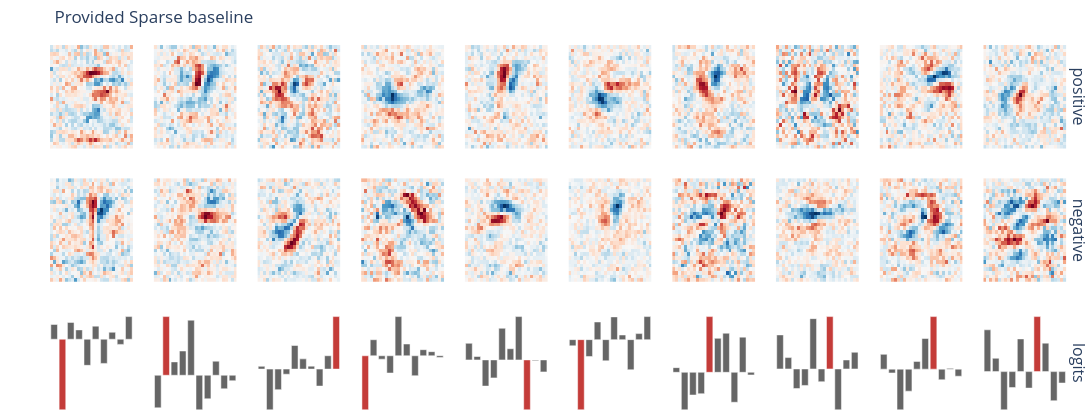

The cell this chart's notebook holds for it:
### Code cell
plus, minus, down, sigma = builtin.decompose()
fig = component_figure(plus.cpu(), minus.cpu(), down.cpu(), sigma.cpu(), k=10, title="Provided Sparse baseline")
save_fig(fig, "components_provided_sparse_baseline")

### Figure 1 — Plotly figure (JSON) as saved in the notebook; plotly's stock layout.template omitted (floating-point values rounded to 4 significant figures; data arrays with more than 128 entries replaced by an {"elided": "..."} marker saying what was removed)
{"data": [{"colorscale": [[0.0, "rgb(103,0,31)"], [0.1, "rgb(178,24,43)"], [0.2, "rgb(214,96,77)"], [0.3, "rgb(244,165,130)"], [0.4, "rgb(253,219,199)"], [0.5, "rgb(247,247,247)"], [0.6, "rgb(209,229,240)"], [0.7, "rgb(146,197,222)"], [0.8, "rgb(67,147,195)"], [0.9, "rgb(33,102,172)"], [1.0, "rgb(5,48,97)"]], "showscale": false, "type": "heatmap", "xaxis": "x", "yaxis": "y", "z": {"elided": "28x28 float values"}, "zmid": 0}, {"colorscale": [[0.0, "rgb(103,0,31)"], [0.1, "rgb(178,24,43)"], [0.2, "rgb(214,96,77)"], [0.3, "rgb(244,165,130)"], [0.4, "rgb(253,219,199)"], [0.5, "rgb(247,247,247)"], [0.6, "rgb(209,229,240)"], [0.7, "rgb(146,197,222)"], [0.8, "rgb(67,147,195)"], [0.9, "rgb(33,102,172)"], [1.0, "rgb(5,48,97)"]], "showscale": false, "type": "heatmap", "xaxis": "x11", "yaxis": "y11", "z": {"elided": "28x28 float values"}, "zmid": 0}, {"marker": {"color": ["#666666", "#c43c39", "#666666", "#666666", "#666666", "#666666", "#666666", "#666666", "#666666", "#666666"]}, "showlegend": false, "type": "bar", "xaxis": "x21", "y": [0.05415, -0.2587, 0.0617, 0.03427, -0.09566, 0.048, -0.08863, 0.02558, -0.01891, 0.08301], "yaxis": "y21"}, {"colorscale": [[0.0, "rgb(103,0,31)"], [0.1, "rgb(178,24,43)"], [0.2, "rgb(214,96,77)"], [0.3, "rgb(244,165,130)"], [0.4, "rgb(253,219,199)"], [0.5, "rgb(247,247,247)"], [0.6, "rgb(209,229,240)"], [0.7, "rgb(146,197,222)"], [0.8, "rgb(67,147,195)"], [0.9, "rgb(33,102,172)"], [1.0, "rgb(5,48,97)"]], "showscale": false, "type": "heatmap", "xaxis": "x2", "yaxis": "y2", "z": {"elided": "28x28 float values"}, "zmid": 0}, {"colorscale": [[0.0, "rgb(103,0,31)"], [0.1, "rgb(178,24,43)"], [0.2, "rgb(214,96,77)"], [0.3, "rgb(244,165,130)"], [0.4, "rgb(253,219,199)"], [0.5, "rgb(247,247,247)"], [0.6, "rgb(209,229,240)"], [0.7, "rgb(146,197,222)"], [0.8, "rgb(67,147,195)"], [0.9, "rgb(33,102,172)"], [1.0, "rgb(5,48,97)"]], "showscale": false, "type": "heatmap", "xaxis": "x12", "yaxis": "y12", "z": {"elided": "28x28 float values"}, "zmid": 0}, {"marker": {"color": ["#666666", "#c43c39", "#666666", "#666666", "#666666", "#666666", "#666666", "#666666", "#666666", "#666666"]}, "showlegend": false, "type": "bar", "xaxis": "x22", "y": [-0.09346, 0.1683, 0.03833, 0.06955, 0.1579, -0.0991, -0.0675, 0.04032, -0.03878, -0.01568], "yaxis": "y22"}, {"colorscale": [[0.0, "rgb(103,0,31)"], [0.1, "rgb(178,24,43)"], [0.2, "rgb(214,96,77)"], [0.3, "rgb(244,165,130)"], [0.4, "rgb(253,219,199)"], [0.5, "rgb(247,247,247)"], [0.6, "rgb(209,229,240)"], [0.7, "rgb(146,197,222)"], [0.8, "rgb(67,147,195)"], [0.9, "rgb(33,102,172)"], [1.0, "rgb(5,48,97)"]], "showscale": false, "type": "heatmap", "xaxis": "x3", "yaxis": "y3", "z": {"elided": "28x28 float values"}, "zmid": 0}, {"colorscale": [[0.0, "rgb(103,0,31)"], [0.1, "rgb(178,24,43)"], [0.2, "rgb(214,96,77)"], [0.3, "rgb(244,165,130)"], [0.4, "rgb(253,219,199)"], [0.5, "rgb(247,247,247)"], [0.6, "rgb(209,229,240)"], [0.7, "rgb(146,197,222)"], [0.8, "rgb(67,147,195)"], [0.9, "rgb(33,102,172)"], [1.0, "rgb(5,48,97)"]], "showscale": false, "type": "heatmap", "xaxis": "x13", "yaxis": "y13", "z": {"elided": "28x28 float values"}, "zmid": 0}, {"marker": {"color": ["#666666", "#666666", "#666666", "#666666", "#666666", "#666666", "#666666", "#666666", "#666666", "#c43c39"]}, "showlegend": false, "type": "bar", "xaxis": "x23", "y": [0.009587, -0.1427, -0.072, -0.01796, 0.08269, 0.03584, 0.01032, -0.05957, 0.04669, 0.184], "yaxis": "y23"}, {"colorscale": [[0.0, "rgb(103,0,31)"], [0.1, "rgb(178,24,43)"], [0.2, "rgb(214,96,77)"], [0.3, "rgb(244,165,130)"], [0.4, "rgb(253,219,199)"], [0.5, "rgb(247,247,247)"], [0.6, "rgb(209,229,240)"], [0.7, "rgb(146,197,222)"], [0.8, "rgb(67,147,195)"], [0.9, "rgb(33,102,172)"], [1.0, "rgb(5,48,97)"]], "showscale": false, "type": "heatmap", "xaxis": "x4", "yaxis": "y4", "z": {"elided": "28x28 float values"}, "zmid": 0}, {"colorscale": [[0.0, "rgb(103,0,31)"], [0.1, "rgb(178,24,43)"], [0.2, "rgb(214,96,77)"], [0.3, "rgb(244,165,130)"], [0.4, "rgb(253,219,199)"], [0.5, "rgb(247,247,247)"], [0.6, "rgb(209,229,240)"], [0.7, "rgb(146,197,222)"], [0.8, "rgb(67,147,195)"], [0.9, "rgb(33,102,172)"], [1.0, "rgb(5,48,97)"]], "showscale": false, "type": "heatmap", "xaxis": "x14", "yaxis": "y14", "z": {"elided": "28x28 float values"}, "zmid": 0}, {"marker": {"color": ["#c43c39", "#666666", "#666666", "#666666", "#666666", "#666666", "#666666", "#666666", "#666666", "#666666"]}, "showlegend": false, "type": "bar", "xaxis": "x24", "y": [-0.1523, 0.04522, -0.009603, -0.04863, 0.1105, 0.03308, -0.05624, 0.01711, 0.01159, -0.004939], "yaxis": "y24"}, {"colorscale": [[0.0, "rgb(103,0,31)"], [0.1, "rgb(178,24,43)"], [0.2, "rgb(214,96,77)"], [0.3, "rgb(244,165,130)"], [0.4, "rgb(253,219,199)"], [0.5, "rgb(247,247,247)"], [0.6, "rgb(209,229,240)"], [0.7, "rgb(146,197,222)"], [0.8, "rgb(67,147,195)"], [0.9, "rgb(33,102,172)"], [1.0, "rgb(5,48,97)"]], "showscale": false, "type": "heatmap", "xaxis": "x5", "yaxis": "y5", "z": {"elided": "28x28 float values"}, "zmid": 0}, {"colorscale": [[0.0, "rgb(103,0,31)"], [0.1, "rgb(178,24,43)"], [0.2, "rgb(214,96,77)"], [0.3, "rgb(244,165,130)"], [0.4, "rgb(253,219,199)"], [0.5, "rgb(247,247,247)"], [0.6, "rgb(209,229,240)"], [0.7, "rgb(146,197,222)"], [0.8, "rgb(67,147,195)"], [0.9, "rgb(33,102,172)"], [1.0, "rgb(5,48,97)"]], "showscale": false, "type": "heatmap", "xaxis": "x15", "yaxis": "y15", "z": {"elided": "28x28 float values"}, "zmid": 0}, {"marker": {"color": ["#666666", "#666666", "#666666", "#666666", "#666666", "#666666", "#666666", "#c43c39", "#666666", "#666666"]}, "showlegend": false, "type": "bar", "xaxis": "x25", "y": [0.06433, 0.01324, -0.1013, -0.06953, 0.1225, 0.04333, 0.1678, -0.1932, -0.002928, -0.04633], "yaxis": "y25"}, {"colorscale": [[0.0, "rgb(103,0,31)"], [0.1, "rgb(178,24,43)"], [0.2, "rgb(214,96,77)"], [0.3, "rgb(244,165,130)"], [0.4, "rgb(253,219,199)"], [0.5, "rgb(247,247,247)"], [0.6, "rgb(209,229,240)"], [0.7, "rgb(146,197,222)"], [0.8, "rgb(67,147,195)"], [0.9, "rgb(33,102,172)"], [1.0, "rgb(5,48,97)"]], "showscale": false, "type": "heatmap", "xaxis": "x6", "yaxis": "y6", "z": {"elided": "28x28 float values"}, "zmid": 0}, {"colorscale": [[0.0, "rgb(103,0,31)"], [0.1, "rgb(178,24,43)"], [0.2, "rgb(214,96,77)"], [0.3, "rgb(244,165,130)"], [0.4, "rgb(253,219,199)"], [0.5, "rgb(247,247,247)"], [0.6, "rgb(209,229,240)"], [0.7, "rgb(146,197,222)"], [0.8, "rgb(67,147,195)"], [0.9, "rgb(33,102,172)"], [1.0, "rgb(5,48,97)"]], "showscale": false, "type": "heatmap", "xaxis": "x16", "yaxis": "y16", "z": {"elided": "28x28 float values"}, "zmid": 0}, {"marker": {"color": ["#666666", "#c43c39", "#666666", "#666666", "#666666", "#666666", "#666666", "#666666", "#666666", "#666666"]}, "showlegend": false, "type": "bar", "xaxis": "x26", "y": [-0.02524, -0.2863, -0.06872, 0.07194, -0.08644, 0.09282, 0.01885, -0.123, 0.02461, 0.09403], "yaxis": "y26"}, {"colorscale": [[0.0, "rgb(103,0,31)"], [0.1, "rgb(178,24,43)"], [0.2, "rgb(214,96,77)"], [0.3, "rgb(244,165,130)"], [0.4, "rgb(253,219,199)"], [0.5, "rgb(247,247,247)"], [0.6, "rgb(209,229,240)"], [0.7, "rgb(146,197,222)"], [0.8, "rgb(67,147,195)"], [0.9, "rgb(33,102,172)"], [1.0, "rgb(5,48,97)"]], "showscale": false, "type": "heatmap", "xaxis": "x7", "yaxis": "y7", "z": {"elided": "28x28 float values"}, "zmid": 0}, {"colorscale": [[0.0, "rgb(103,0,31)"], [0.1, "rgb(178,24,43)"], [0.2, "rgb(214,96,77)"], [0.3, "rgb(244,165,130)"], [0.4, "rgb(253,219,199)"], [0.5, "rgb(247,247,247)"], [0.6, "rgb(209,229,240)"], [0.7, "rgb(146,197,222)"], [0.8, "rgb(67,147,195)"], [0.9, "rgb(33,102,172)"], [1.0, "rgb(5,48,97)"]], "showscale": false, "type": "heatmap", "xaxis": "x17", "yaxis": "y17", "z": {"elided": "28x28 float values"}, "zmid": 0}, {"marker": {"color": ["#666666", "#666666", "#666666", "#666666", "#c43c39", "#666666", "#666666", "#666666", "#666666", "#666666"]}, "showlegend": false, "type": "bar", "xaxis": "x27", "y": [0.01608, -0.1288, -0.07799, -0.07351, 0.1913, 0.1167, 0.1341, -0.1028, 0.1207, -0.009098], "yaxis": "y27"}, {"colorscale": [[0.0, "rgb(103,0,31)"], [0.1, "rgb(178,24,43)"], [0.2, "rgb(214,96,77)"], [0.3, "rgb(244,165,130)"], [0.4, "rgb(253,219,199)"], [0.5, "rgb(247,247,247)"], [0.6, "rgb(209,229,240)"], [0.7, "rgb(146,197,222)"], [0.8, "rgb(67,147,195)"], [0.9, "rgb(33,102,172)"], [1.0, "rgb(5,48,97)"]], "showscale": false, "type": "heatmap", "xaxis": "x8", "yaxis": "y8", "z": {"elided": "28x28 float values"}, "zmid": 0}, {"colorscale": [[0.0, "rgb(103,0,31)"], [0.1, "rgb(178,24,43)"], [0.2, "rgb(214,96,77)"], [0.3, "rgb(244,165,130)"], [0.4, "rgb(253,219,199)"], [0.5, "rgb(247,247,247)"], [0.6, "rgb(209,229,240)"], [0.7, "rgb(146,197,222)"], [0.8, "rgb(67,147,195)"], [0.9, "rgb(33,102,172)"], [1.0, "rgb(5,48,97)"]], "showscale": false, "type": "heatmap", "xaxis": "x18", "yaxis": "y18", "z": {"elided": "28x28 float values"}, "zmid": 0}, {"marker": {"color": ["#666666", "#666666", "#666666", "#666666", "#666666", "#666666", "#c43c39", "#666666", "#666666", "#666666"]}, "showlegend": false, "type": "bar", "xaxis": "x28", "y": [0.08294, 0.0277, -0.04777, -0.04015, 0.1226, -0.03109, 0.1276, -0.09957, 0.02186, 0.04065], "yaxis": "y28"}, {"colorscale": [[0.0, "rgb(103,0,31)"], [0.1, "rgb(178,24,43)"], [0.2, "rgb(214,96,77)"], [0.3, "rgb(244,165,130)"], [0.4, "rgb(253,219,199)"], [0.5, "rgb(247,247,247)"], [0.6, "rgb(209,229,240)"], [0.7, "rgb(146,197,222)"], [0.8, "rgb(67,147,195)"], [0.9, "rgb(33,102,172)"], [1.0, "rgb(5,48,97)"]], "showscale": false, "type": "heatmap", "xaxis": "x9", "yaxis": "y9", "z": {"elided": "28x28 float values"}, "zmid": 0}, {"colorscale": [[0.0, "rgb(103,0,31)"], [0.1, "rgb(178,24,43)"], [0.2, "rgb(214,96,77)"], [0.3, "rgb(244,165,130)"], [0.4, "rgb(253,219,199)"], [0.5, "rgb(247,247,247)"], [0.6, "rgb(209,229,240)"], [0.7, "rgb(146,197,222)"], [0.8, "rgb(67,147,195)"], [0.9, "rgb(33,102,172)"], [1.0, "rgb(5,48,97)"]], "showscale": false, "type": "heatmap", "xaxis": "x19", "yaxis": "y19", "z": {"elided": "28x28 float values"}, "zmid": 0}, {"marker": {"color": ["#666666", "#666666", "#666666", "#666666", "#666666", "#666666", "#c43c39", "#666666", "#666666", "#666666"]}, "showlegend": false, "type": "bar", "xaxis": "x29", "y": [0.04934, -0.01267, -0.1356, -0.07335, 0.02585, 0.1021, 0.1752, -0.03536, 0.002742, -0.02344], "yaxis": "y29"}, {"colorscale": [[0.0, "rgb(103,0,31)"], [0.1, "rgb(178,24,43)"], [0.2, "rgb(214,96,77)"], [0.3, "rgb(244,165,130)"], [0.4, "rgb(253,219,199)"], [0.5, "rgb(247,247,247)"], [0.6, "rgb(209,229,240)"], [0.7, "rgb(146,197,222)"], [0.8, "rgb(67,147,195)"], [0.9, "rgb(33,102,172)"], [1.0, "rgb(5,48,97)"]], "showscale": false, "type": "heatmap", "xaxis": "x10", "yaxis": "y10", "z": {"elided": "28x28 float values"}, "zmid": 0}, {"colorscale": [[0.0, "rgb(103,0,31)"], [0.1, "rgb(178,24,43)"], [0.2, "rgb(214,96,77)"], [0.3, "rgb(244,165,130)"], [0.4, "rgb(253,219,199)"], [0.5, "rgb(247,247,247)"], [0.6, "rgb(209,229,240)"], [0.7, "rgb(146,197,222)"], [0.8, "rgb(67,147,195)"], [0.9, "rgb(33,102,172)"], [1.0, "rgb(5,48,97)"]], "showscale": false, "type": "heatmap", "xaxis": "x20", "yaxis": "y20", "z": {"elided": "28x28 float values"}, "zmid": 0}, {"marker": {"color": ["#666666", "#666666", "#666666", "#666666", "#666666", "#666666", "#c43c39", "#666666", "#666666", "#666666"]}, "showlegend": false, "type": "bar", "xaxis": "x30", "y": [0.1198, 0.03821, -0.1095, -0.04578, 0.09367, -0.04722, 0.1577, 0.08161, -0.08344, -0.03271], "yaxis": "y30"}], "layout": {"annotations": [{"font": {"size": 16}, "showarrow": false, "text": "positive", "textangle": 90, "x": 0.98, "xanchor": "left", "xref": "paper", "y": 0.86, "yanchor": "middle", "yref": "paper"}, {"font": {"size": 16}, "showarrow": false, "text": "negative", "textangle": 90, "x": 0.98, "xanchor": "left", "xref": "paper", "y": 0.5, "yanchor": "middle", "yref": "paper"}, {"font": {"size": 16}, "showarrow": false, "text": "logits", "textangle": 90, "x": 0.98, "xanchor": "left", "xref": "paper", "y": 0.14, "yanchor": "middle", "yref": "paper"}], "height": 420, "margin": {"b": 5, "l": 50, "r": 5, "t": 45}, "title": {"text": "Provided Sparse baseline"}, "width": 1250, "xaxis": {"anchor": "y", "domain": [0.0, 0.08], "visible": false}, "xaxis10": {"anchor": "y10", "domain": [0.9, 0.98], "visible": false}, "xaxis11": {"anchor": "y11", "domain": [0.0, 0.08], "visible": false}, "xaxis12": {"anchor": "y12", "domain": [0.1, 0.18], "visible": false}, "xaxis13": {"anchor": "y13", "domain": [0.2, 0.28], "visible": false}, "xaxis14": {"anchor": "y14", "domain": [0.3, 0.38], "visible": false}, "xaxis15": {"anchor": "y15", "domain": [0.4, 0.48], "visible": false}, "xaxis16": {"anchor": "y16", "domain": [0.5, 0.58], "visible": false}, "xaxis17": {"anchor": "y17", "domain": [0.6, 0.68], "visible": false}, "xaxis18": {"anchor": "y18", "domain": [0.7, 0.78], "visible": false}, "xaxis19": {"anchor": "y19", "domain": [0.8, 0.88], "visible": false}, "xaxis2": {"anchor": "y2", "domain": [0.1, 0.18], "visible": false}, "xaxis20": {"anchor": "y20", "domain": [0.9, 0.98], "visible": false}, "xaxis21": {"anchor": "y21", "domain": [0.0, 0.08], "visible": false}, "xaxis22": {"anchor": "y22", "domain": [0.1, 0.18], "visible": false}, "xaxis23": {"anchor": "y23", "domain": [0.2, 0.28], "visible": false}, "xaxis24": {"anchor": "y24", "domain": [0.3, 0.38], "visible": false}, "xaxis25": {"anchor": "y25", "domain": [0.4, 0.48], "visible": false}, "xaxis26": {"anchor": "y26", "domain": [0.5, 0.58], "visible": false}, "xaxis27": {"anchor": "y27", "domain": [0.6, 0.68], "visible": false}, "xaxis28": {"anchor": "y28", "domain": [0.7, 0.78], "visible": false}, "xaxis29": {"anchor": "y29", "domain": [0.8, 0.88], "visible": false}, "xaxis3": {"anchor": "y3", "domain": [0.2, 0.28], "visible": false}, "xaxis30": {"anchor": "y30", "domain": [0.9, 0.98], "visible": false}, "xaxis4": {"anchor": "y4", "domain": [0.3, 0.38], "visible": false}, "xaxis5": {"anchor": "y5", "domain": [0.4, 0.48], "visible": false}, "xaxis6": {"anchor": "y6", "domain": [0.5, 0.58], "visible": false}, "xaxis7": {"anchor": "y7", "domain": [0.6, 0.68], "visible": false}, "xaxis8": {"anchor": "y8", "domain": [0.7, 0.78], "visible": false}, "xaxis9": {"anchor": "y9", "domain": [0.8, 0.88], "visible": false}, "yaxis": {"anchor": "x", "domain": [0.72, 1.0], "visible": false}, "yaxis10": {"anchor": "x10", "domain": [0.72, 1.0], "visible": false}, "yaxis11": {"anchor": "x11", "domain": [0.36, 0.64], "visible": false}, "yaxis12": {"anchor": "x12", "domain": [0.36, 0.64], "visible": false}, "yaxis13": {"anchor": "x13", "domain": [0.36, 0.64], "visible": false}, "yaxis14": {"anchor": "x14", "domain": [0.36, 0.64], "visible": false}, "yaxis15": {"anchor": "x15", "domain": [0.36, 0.64], "visible": false}, "yaxis16": {"anchor": "x16", "domain": [0.36, 0.64], "visible": false}, "yaxis17": {"anchor": "x17", "domain": [0.36, 0.64], "visible": false}, "yaxis18": {"anchor": "x18", "domain": [0.36, 0.64], "visible": false}, "yaxis19": {"anchor": "x19", "domain": [0.36, 0.64], "visible": false}, "yaxis2": {"anchor": "x2", "domain": [0.72, 1.0], "visible": false}, "yaxis20": {"anchor": "x20", "domain": [0.36, 0.64], "visible": false}, "yaxis21": {"anchor": "x21", "domain": [0.0, 0.28], "visible": false}, "yaxis22": {"anchor": "x22", "domain": [0.0, 0.28], "visible": false}, "yaxis23": {"anchor": "x23", "domain": [0.0, 0.28], "visible": false}, "yaxis24": {"anchor": "x24", "domain": [0.0, 0.28], "visible": false}, "yaxis25": {"anchor": "x25", "domain": [0.0, 0.28], "visible": false}, "yaxis26": {"anchor": "x26", "domain": [0.0, 0.28], "visible": false}, "yaxis27": {"anchor": "x27", "domain": [0.0, 0.28], "visible": false}, "yaxis28": {"anchor": "x28", "domain": [0.0, 0.28], "visible": false}, "yaxis29": {"anchor": "x29", "domain": [0.0, 0.28], "visible": false}, "yaxis3": {"anchor": "x3", "domain": [0.72, 1.0], "visible": false}, "yaxis30": {"anchor": "x30", "domain": [0.0, 0.28], "visible": false}, "yaxis4": {"anchor": "x4", "domain": [0.72, 1.0], "visible": false}, "yaxis5": {"anchor": "x5", "domain": [0.72, 1.0], "visible": false}, "yaxis6": {"anchor": "x6", "domain": [0.72, 1.0], "visible": false}, "yaxis7": {"anchor": "x7", "domain": [0.72, 1.0], "visible": false}, "yaxis8": {"anchor": "x8", "domain": [0.72, 1.0], "visible": false}, "yaxis9": {"anchor": "x9", "domain": [0.72, 1.0], "visible": false}}}
